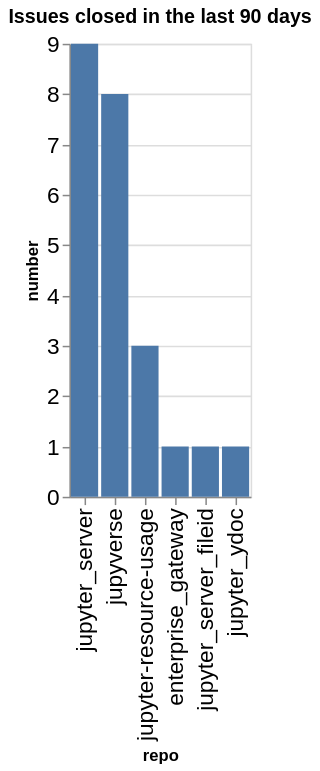

Notebook cell for this chart:
### Code cell
closed_counts = closed.groupby(['org', 'repo']).count()['number'].reset_index()
closed_counts['org/repo'] = closed_counts.apply(lambda a: a['org'] + '/' + a['repo'], axis=1)
sorted_vals = closed_counts.sort_values(['number'], ascending=False)['repo'].values
alt.Chart(data=closed_counts, title=f"Issues closed in the last {n_days} days").mark_bar().encode(
    x=alt.X('repo', sort=alt.Sort(sorted_vals.tolist())),
    y='number',
)

### Figure 1 — Vega-Lite specification as saved in the notebook (floating-point values rounded to 4 significant figures)
{"config": {"axisLeft": {"labelFontSize": 15}, "axisBottom": {"labelFontSize": 15}}, "data": {"name": "data-858aa268a46179ed09943ca23ba122b9"}, "mark": {"type": "bar"}, "encoding": {"x": {"field": "repo", "sort": ["jupyter_server", "jupyverse", "jupyter-resource-usage", "enterprise_gateway", "jupyter_server_fileid", "jupyter_ydoc"], "type": "nominal"}, "y": {"field": "number", "type": "quantitative"}}, "title": "Issues closed in the last 90 days", "$schema": "https://vega.github.io/schema/vega-lite/v5.20.1.json", "datasets": {"data-858aa268a46179ed09943ca23ba122b9": [{"org": "jupyter-server", "repo": "enterprise_gateway", "number": 1, "org/repo": "jupyter-server/enterprise_gateway"}, {"org": "jupyter-server", "repo": "jupyter-resource-usage", "number": 3, "org/repo": "jupyter-server/jupyter-resource-usage"}, {"org": "jupyter-server", "repo": "jupyter_server", "number": 9, "org/repo": "jupyter-server/jupyter_server"}, {"org": "jupyter-server", "repo": "jupyter_server_fileid", "number": 1, "org/repo": "jupyter-server/jupyter_server_fileid"}, {"org": "jupyter-server", "repo": "jupyter_ydoc", "number": 1, "org/repo": "jupyter-server/jupyter_ydoc"}, {"org": "jupyter-server", "repo": "jupyverse", "number": 8, "org/repo": "jupyter-server/jupyverse"}]}}
